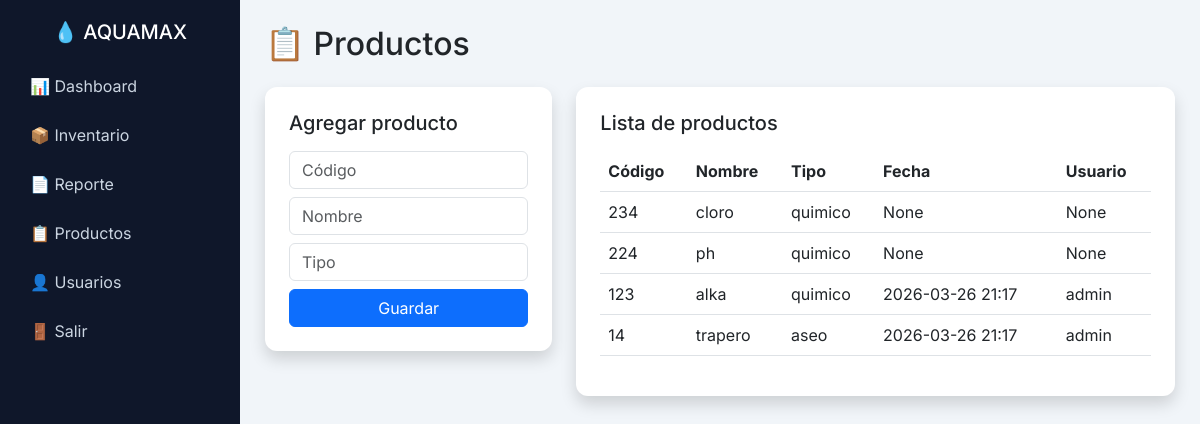
The page /productos (signed in) on the database its author committed.
### tables this page shows
CREATE TABLE productos (
        id TEXT PRIMARY KEY,
        nombre TEXT,
        tipo TEXT
    , fecha TEXT, usuario TEXT);

### routes/productos.py (the view, shortened to what this page needs)
@productos_bp.route("/productos", methods=["GET", "POST"])
def productos():
    if session.get("rol") != "admin":
        return "Acceso denegado"
    conn = conectar()
    cursor = conn.cursor()
    mensaje = None
    cursor.execute("SELECT * FROM productos")
    datos = cursor.fetchall()
    conn.close()
    return render_template("productos.html", datos=datos, mensaje=mensaje)

### database/db.py (called while the page is built)
def conectar():
    database_url = os.environ.get("DATABASE_URL")
    try:
        if database_url:
            return psycopg2.connect(database_url)
        return sqlite3.connect("aquamax.db")
    except Exception as e:
        print("Error de conexión:", e)
        return sqlite3.connect("aquamax.db")
    if database_url:
        return psycopg2.connect(database_url)
    return sqlite3.connect("aquamax.db")

### templates/productos.html (shortened to what this page needs)
{% extends "base.html" %}
{% block content %}
<h2 class="mb-4">📋 Productos</h2>
<div class="row g-4">
<div class="col-md-4">
<div class="card shadow p-4">
<h5 class="mb-3">Agregar producto</h5>
<form method="post">
<input name="codigo" class="form-control mb-2" placeholder="Código">
<input name="producto" class="form-control mb-2" placeholder="Nombre">
<input name="tipo" class="form-control mb-2" placeholder="Tipo">
<button class="btn btn-primary w-100">Guardar</button>
</form>
</div>
</div>
<div class="col-md-8">
<div class="card shadow p-4">
<h5 class="mb-3">Lista de productos</h5>
<table class="table table-hover">
<thead>
<tr>
<th>Código</th>
<th>Nombre</th>
<th>Tipo</th>
<th>Fecha</th>
<th>Usuario</th>
</tr>
</thead>
<tbody>
{% for d in datos %}
<tr>
<td>{{d[0]}}</td>
<td>{{d[1]}}</td>
<td>{{d[2]}}</td>
<td>{{d[3] if d|length > 3 else ''}}</td>
<td>{{d[4] if d|length > 4 else ''}}</td>
</tr>
{% endfor %}
</tbody>
</table>
</div>
</div>
</div>
{% endblock %}

### templates/base.html (style rules this page uses)
body { margin: 0; font-family: 'Inter', sans-serif; background: #f1f5f9; }
.card { border: none; border-radius: 12px; padding: 20px; background: white; box-shadow: 0 5px 15px rgba(0,0,0,0.05); }
button { width: 100%; padding: 10px; border: none; border-radius: 8px; background: #0ea5e9; color: white; }

### rows shown on the page
productos: id "234", nombre "cloro", tipo "quimico", d "None"
productos: id "224", nombre "ph", tipo "quimico", d "None"
productos: id "123", nombre "alka", tipo "quimico", fecha "2026-03-26 21:17", usuario "admin"
productos: id "14", nombre "trapero", tipo "aseo", fecha "2026-03-26 21:17", usuario "admin"
